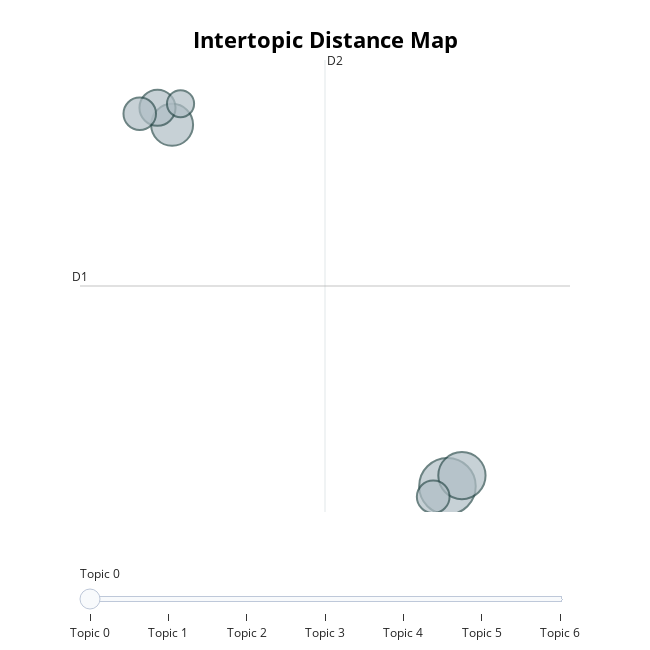
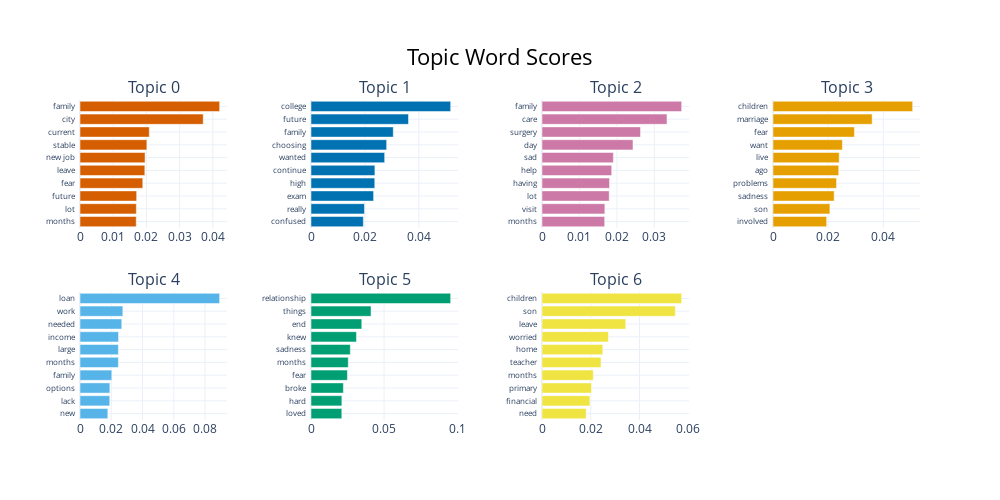
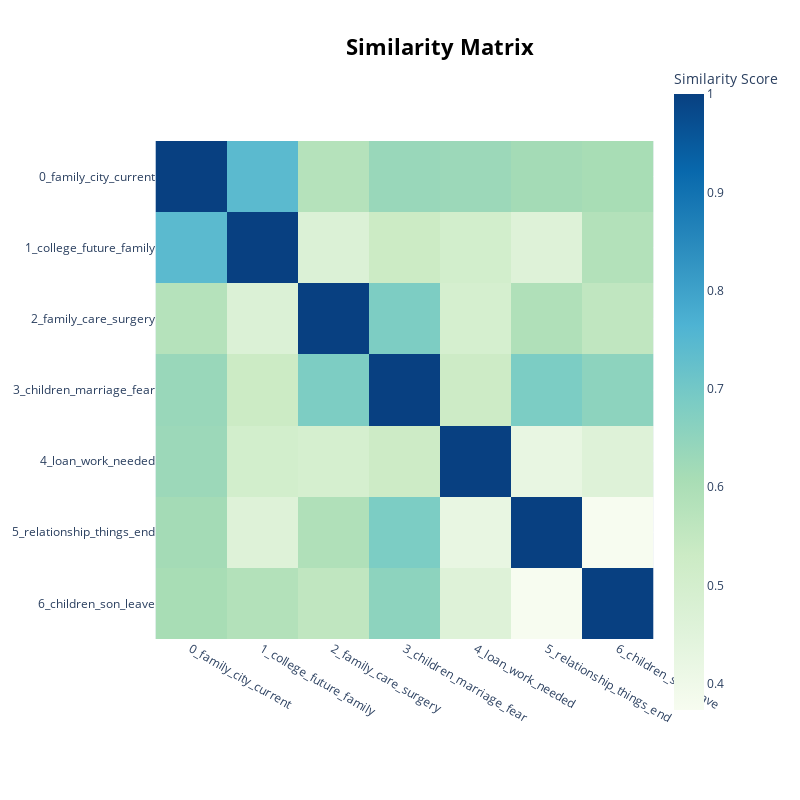
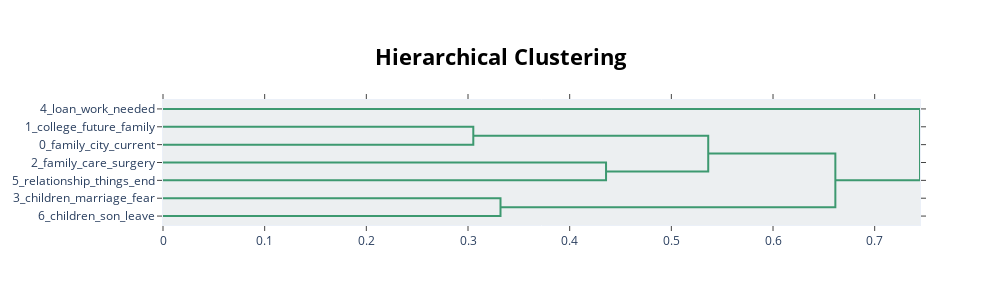

Notebook code cell kept with these figures, in order:
### Markdown cell above
## 3. Visualizations
built-in BERTopic plots for interpretation:

### Code cell
# Intertopic distance map (UMAP): Shows the relationship and distance between topics in 2D space.
fig1 = topic_model.visualize_topics()

# Top words per topic: Horizontal bar chart of the most important words for each topic.
fig2 = topic_model.visualize_barchart(n_words=10, top_n_topics = 12) # None means all topics will be shown.
# Ensure all y-axis labels (words) are displayed, even if in small font
fig2.update_yaxes(tickfont=dict(size=7.7))

# Topic similarity heatmap: Visualizes how similar topics are to each other.
fig3 = topic_model.visualize_heatmap()

# Hierarchical clustering of topics: Dendrogram showing topic groupings and hierarchy.
fig4 = topic_model.visualize_hierarchy()

# Documents in topic space: Projects your documents into topic space for exploration.
fig5 = topic_model.visualize_documents(docs)

# Display all plots
fig1.show()
fig2.show()
fig3.show()
fig4.show()
fig5.show()

### Figure 1 — Plotly figure (JSON) as saved in the notebook; plotly's stock layout.template omitted (floating-point values rounded to 4 significant figures)
{"data": [{"customdata": [[0, "family | city | current | stable | new job", 278], [1, "college | future | family | choosing | wanted", 194], [2, "family | care | surgery | day | sad", 153], [3, "children | marriage | fear | want | live", 113], [4, "loan | work | needed | income | large", 93], [5, "relationship | things | end | knew | sadness", 92], [6, "children | son | leave | worried | home", 64]], "hovertemplate": "<b>Topic %{customdata[0]}</b><br>%{customdata[1]}<br>Size: %{customdata[2]}", "legendgroup": "", "marker": {"color": "#B0BEC5", "line": {"color": "DarkSlateGrey", "width": 2}, "size": [278, 194, 153, 113, 93, 92, 64], "sizemode": "area", "sizeref": 0.1737, "symbol": "circle"}, "mode": "markers", "name": "", "orientation": "v", "showlegend": false, "type": "scatter", "x": [19.87, 20.28, 12.12, 11.71, 19.47, 11.21, 12.36], "xaxis": "x", "y": [-3.484, -3.074, 10.32, 10.97, -3.883, 10.74, 11.12], "yaxis": "y"}], "layout": {"annotations": [{"showarrow": false, "text": "D1", "x": 9.528, "y": 4.162, "yshift": 10}, {"showarrow": false, "text": "D2", "x": 16.42, "xshift": 10, "y": 12.79}], "height": 650, "hoverlabel": {"bgcolor": "white", "font": {"family": "Rockwell", "size": 16}}, "legend": {"itemsizing": "constant", "tracegroupgap": 0}, "margin": {"t": 60}, "shapes": [{"line": {"color": "#CFD8DC", "width": 2}, "type": "line", "x0": 16.42, "x1": 16.42, "y0": -4.466, "y1": 12.79}, {"line": {"color": "#9E9E9E", "width": 2}, "type": "line", "x0": 9.528, "x1": 23.32, "y0": 4.162, "y1": 4.162}], "sliders": [{"active": 0, "pad": {"t": 50}, "steps": [{"args": [{"marker.color": [["red", "#B0BEC5", "#B0BEC5", "#B0BEC5", "#B0BEC5", "#B0BEC5", "#B0BEC5"]]}], "label": "Topic 0", "method": "update"}, {"args": [{"marker.color": [["#B0BEC5", "red", "#B0BEC5", "#B0BEC5", "#B0BEC5", "#B0BEC5", "#B0BEC5"]]}], "label": "Topic 1", "method": "update"}, {"args": [{"marker.color": [["#B0BEC5", "#B0BEC5", "red", "#B0BEC5", "#B0BEC5", "#B0BEC5", "#B0BEC5"]]}], "label": "Topic 2", "method": "update"}, {"args": [{"marker.color": [["#B0BEC5", "#B0BEC5", "#B0BEC5", "red", "#B0BEC5", "#B0BEC5", "#B0BEC5"]]}], "label": "Topic 3", "method": "update"}, {"args": [{"marker.color": [["#B0BEC5", "#B0BEC5", "#B0BEC5", "#B0BEC5", "red", "#B0BEC5", "#B0BEC5"]]}], "label": "Topic 4", "method": "update"}, {"args": [{"marker.color": [["#B0BEC5", "#B0BEC5", "#B0BEC5", "#B0BEC5", "#B0BEC5", "red", "#B0BEC5"]]}], "label": "Topic 5", "method": "update"}, {"args": [{"marker.color": [["#B0BEC5", "#B0BEC5", "#B0BEC5", "#B0BEC5", "#B0BEC5", "#B0BEC5", "red"]]}], "label": "Topic 6", "method": "update"}]}], "title": {"font": {"color": "Black", "size": 22}, "text": "<b>Intertopic Distance Map</b>", "x": 0.5, "xanchor": "center", "y": 0.95, "yanchor": "top"}, "width": 650, "xaxis": {"anchor": "y", "domain": [0, 1], "range": [9.528, 23.32], "title": {"text": ""}, "visible": false}, "yaxis": {"anchor": "x", "domain": [0, 1], "range": [-4.466, 12.79], "title": {"text": ""}, "visible": false}}}

### Figure 2 — Plotly figure (JSON) as saved in the notebook; plotly's stock layout.template omitted (floating-point values rounded to 4 significant figures)
{"data": [{"marker": {"color": "#D55E00"}, "orientation": "h", "type": "bar", "x": [0.01694, 0.01697, 0.01706, 0.01891, 0.01952, 0.01959, 0.02014, 0.02087, 0.03711, 0.04206], "xaxis": "x", "y": ["months  ", "lot  ", "future  ", "fear  ", "leave  ", "new job  ", "stable  ", "current  ", "city  ", "family  "], "yaxis": "y"}, {"marker": {"color": "#0072B2"}, "orientation": "h", "type": "bar", "x": [0.01942, 0.01984, 0.02322, 0.02366, 0.02371, 0.02733, 0.02806, 0.03052, 0.03617, 0.05181], "xaxis": "x2", "y": ["confused  ", "really  ", "exam  ", "high  ", "continue  ", "wanted  ", "choosing  ", "family  ", "future  ", "college  "], "yaxis": "y2"}, {"marker": {"color": "#CC79A7"}, "orientation": "h", "type": "bar", "x": [0.01674, 0.01679, 0.01794, 0.01803, 0.01861, 0.01905, 0.02429, 0.02631, 0.03337, 0.03729], "xaxis": "x3", "y": ["months  ", "visit  ", "lot  ", "having  ", "help  ", "sad  ", "day  ", "surgery  ", "care  ", "family  "], "yaxis": "y3"}, {"marker": {"color": "#E69F00"}, "orientation": "h", "type": "bar", "x": [0.01948, 0.02064, 0.0222, 0.02305, 0.02385, 0.02402, 0.02518, 0.02956, 0.03597, 0.05067], "xaxis": "x4", "y": ["involved  ", "son  ", "sadness  ", "problems  ", "ago  ", "live  ", "want  ", "fear  ", "marriage  ", "children  "], "yaxis": "y4"}, {"marker": {"color": "#56B4E9"}, "orientation": "h", "type": "bar", "x": [0.0178, 0.01902, 0.01911, 0.02034, 0.02454, 0.02456, 0.02466, 0.02672, 0.0274, 0.08933], "xaxis": "x5", "y": ["new  ", "lack  ", "options  ", "family  ", "months  ", "large  ", "income  ", "needed  ", "work  ", "loan  "], "yaxis": "y5"}, {"marker": {"color": "#009E73"}, "orientation": "h", "type": "bar", "x": [0.02108, 0.02113, 0.02216, 0.02491, 0.0255, 0.0269, 0.03111, 0.03474, 0.04109, 0.09556], "xaxis": "x6", "y": ["loved  ", "hard  ", "broke  ", "fear  ", "months  ", "sadness  ", "knew  ", "end  ", "things  ", "relationship  "], "yaxis": "y6"}, {"marker": {"color": "#F0E442"}, "orientation": "h", "type": "bar", "x": [0.01812, 0.01965, 0.02031, 0.02105, 0.0242, 0.02494, 0.02722, 0.03435, 0.05468, 0.05729], "xaxis": "x7", "y": ["need  ", "financial  ", "primary  ", "months  ", "teacher  ", "home  ", "worried  ", "leave  ", "son  ", "children  "], "yaxis": "y7"}], "layout": {"annotations": [{"font": {"size": 16}, "showarrow": false, "text": "Topic 0", "x": 0.0875, "xanchor": "center", "xref": "paper", "y": 1, "yanchor": "bottom", "yref": "paper"}, {"font": {"size": 16}, "showarrow": false, "text": "Topic 1", "x": 0.3625, "xanchor": "center", "xref": "paper", "y": 1, "yanchor": "bottom", "yref": "paper"}, {"font": {"size": 16}, "showarrow": false, "text": "Topic 2", "x": 0.6375, "xanchor": "center", "xref": "paper", "y": 1, "yanchor": "bottom", "yref": "paper"}, {"font": {"size": 16}, "showarrow": false, "text": "Topic 3", "x": 0.9125, "xanchor": "center", "xref": "paper", "y": 1, "yanchor": "bottom", "yref": "paper"}, {"font": {"size": 16}, "showarrow": false, "text": "Topic 4", "x": 0.0875, "xanchor": "center", "xref": "paper", "y": 0.4, "yanchor": "bottom", "yref": "paper"}, {"font": {"size": 16}, "showarrow": false, "text": "Topic 5", "x": 0.3625, "xanchor": "center", "xref": "paper", "y": 0.4, "yanchor": "bottom", "yref": "paper"}, {"font": {"size": 16}, "showarrow": false, "text": "Topic 6", "x": 0.6375, "xanchor": "center", "xref": "paper", "y": 0.4, "yanchor": "bottom", "yref": "paper"}], "height": 500, "hoverlabel": {"bgcolor": "white", "font": {"family": "Rockwell", "size": 16}}, "showlegend": false, "title": {"font": {"color": "Black", "size": 22}, "text": "Topic Word Scores", "x": 0.5, "xanchor": "center", "yanchor": "top"}, "width": 1000, "xaxis": {"anchor": "y", "domain": [0, 0.175], "showgrid": true}, "xaxis2": {"anchor": "y2", "domain": [0.275, 0.45], "showgrid": true}, "xaxis3": {"anchor": "y3", "domain": [0.55, 0.725], "showgrid": true}, "xaxis4": {"anchor": "y4", "domain": [0.825, 1], "showgrid": true}, "xaxis5": {"anchor": "y5", "domain": [0, 0.175], "showgrid": true}, "xaxis6": {"anchor": "y6", "domain": [0.275, 0.45], "showgrid": true}, "xaxis7": {"anchor": "y7", "domain": [0.55, 0.725], "showgrid": true}, "xaxis8": {"anchor": "y8", "domain": [0.825, 1], "showgrid": true}, "yaxis": {"anchor": "x", "domain": [0.6, 1], "showgrid": true, "tickfont": {"size": 7.7}}, "yaxis2": {"anchor": "x2", "domain": [0.6, 1], "showgrid": true, "tickfont": {"size": 7.7}}, "yaxis3": {"anchor": "x3", "domain": [0.6, 1], "showgrid": true, "tickfont": {"size": 7.7}}, "yaxis4": {"anchor": "x4", "domain": [0.6, 1], "showgrid": true, "tickfont": {"size": 7.7}}, "yaxis5": {"anchor": "x5", "domain": [0, 0.4], "showgrid": true, "tickfont": {"size": 7.7}}, "yaxis6": {"anchor": "x6", "domain": [0, 0.4], "showgrid": true, "tickfont": {"size": 7.7}}, "yaxis7": {"anchor": "x7", "domain": [0, 0.4], "showgrid": true, "tickfont": {"size": 7.7}}, "yaxis8": {"anchor": "x8", "domain": [0, 0.4], "showgrid": true, "tickfont": {"size": 7.7}}}}

### Figure 3 — Plotly figure (JSON) as saved in the notebook; plotly's stock layout.template omitted (floating-point values rounded to 4 significant figures)
{"data": [{"coloraxis": "coloraxis", "hovertemplate": "x: %{x}<br>y: %{y}<br>Similarity Score: %{z}<extra></extra>", "name": "0", "type": "heatmap", "x": ["0_family_city_current", "1_college_future_family", "2_family_care_surgery", "3_children_marriage_fear", "4_loan_work_needed", "5_relationship_things_end", "6_children_son_leave"], "xaxis": "x", "y": ["0_family_city_current", "1_college_future_family", "2_family_care_surgery", "3_children_marriage_fear", "4_loan_work_needed", "5_relationship_things_end", "6_children_son_leave"], "yaxis": "y", "z": [[1.0, 0.7432, 0.5807, 0.635, 0.6292, 0.6159, 0.6079], [0.7432, 1.0, 0.4712, 0.5312, 0.5055, 0.4611, 0.5835], [0.5807, 0.4712, 1.0, 0.6829, 0.4936, 0.5909, 0.5564], [0.635, 0.5312, 0.6829, 1.0, 0.5269, 0.6844, 0.6552], [0.6292, 0.5055, 0.4936, 0.5269, 1.0, 0.4252, 0.4616], [0.6159, 0.4611, 0.5909, 0.6844, 0.4252, 1.0, 0.3735], [0.6079, 0.5835, 0.5564, 0.6552, 0.4616, 0.3735, 1.0]]}], "layout": {"coloraxis": {"colorbar": {"title": {"text": "Similarity Score"}}, "colorscale": [[0, "rgb(247,252,240)"], [0.125, "rgb(224,243,219)"], [0.25, "rgb(204,235,197)"], [0.375, "rgb(168,221,181)"], [0.5, "rgb(123,204,196)"], [0.625, "rgb(78,179,211)"], [0.75, "rgb(43,140,190)"], [0.875, "rgb(8,104,172)"], [1, "rgb(8,64,129)"]]}, "height": 800, "hoverlabel": {"bgcolor": "white", "font": {"family": "Rockwell", "size": 16}}, "legend": {"title": {"text": "Trend"}}, "margin": {"t": 60}, "showlegend": true, "title": {"font": {"color": "Black", "size": 22}, "text": "<b>Similarity Matrix</b>", "x": 0.55, "xanchor": "center", "y": 0.95, "yanchor": "top"}, "width": 800, "xaxis": {"anchor": "y", "constrain": "domain", "domain": [0, 1], "scaleanchor": "y"}, "yaxis": {"anchor": "x", "autorange": "reversed", "constrain": "domain", "domain": [0, 1]}}}

### Figure 4 — Plotly figure (JSON) as saved in the notebook; plotly's stock layout.template omitted (floating-point values rounded to 4 significant figures)
{"data": [{"hoverinfo": "text", "marker": {"color": "rgb(61,153,112)"}, "mode": "lines", "type": "scatter", "x": [0.0, 0.3052, 0.3052, 0.0], "xaxis": "x", "y": [-15.0, -15.0, -25.0, -25.0], "yaxis": "y"}, {"hoverinfo": "text", "marker": {"color": "rgb(61,153,112)"}, "mode": "lines", "type": "scatter", "x": [0.0, 0.4358, 0.4358, 0.0], "xaxis": "x", "y": [-35.0, -35.0, -45.0, -45.0], "yaxis": "y"}, {"hoverinfo": "text", "marker": {"color": "rgb(61,153,112)"}, "mode": "lines", "type": "scatter", "x": [0.3052, 0.5363, 0.5363, 0.4358], "xaxis": "x", "y": [-20.0, -20.0, -40.0, -40.0], "yaxis": "y"}, {"hoverinfo": "text", "marker": {"color": "rgb(61,153,112)"}, "mode": "lines", "type": "scatter", "x": [0.0, 0.332, 0.332, 0.0], "xaxis": "x", "y": [-55.0, -55.0, -65.0, -65.0], "yaxis": "y"}, {"hoverinfo": "text", "marker": {"color": "rgb(61,153,112)"}, "mode": "lines", "type": "scatter", "x": [0.5363, 0.6613, 0.6613, 0.332], "xaxis": "x", "y": [-30.0, -30.0, -60.0, -60.0], "yaxis": "y"}, {"hoverinfo": "text", "marker": {"color": "rgb(61,153,112)"}, "mode": "lines", "type": "scatter", "x": [0.0, 0.7446, 0.7446, 0.6613], "xaxis": "x", "y": [-5.0, -5.0, -45.0, -45.0], "yaxis": "y"}], "layout": {"autosize": false, "height": 305, "hoverlabel": {"bgcolor": "white", "font": {"family": "Rockwell", "size": 16}}, "hovermode": "closest", "plot_bgcolor": "#ECEFF1", "showlegend": false, "title": {"font": {"color": "Black", "size": 22}, "text": "<b>Hierarchical Clustering</b>", "x": 0.5, "xanchor": "center", "yanchor": "top"}, "width": 1000, "xaxis": {"mirror": "allticks", "rangemode": "tozero", "showgrid": false, "showline": true, "showticklabels": true, "ticks": "outside", "type": "linear", "zeroline": false}, "yaxis": {"mirror": "allticks", "range": [-70, 0], "rangemode": "tozero", "showgrid": false, "showline": true, "showticklabels": true, "tickmode": "array", "ticks": "outside", "ticktext": ["4_loan_work_needed", "1_college_future_family", "0_family_city_current", "2_family_care_surgery", "5_relationship_things_end", "3_children_marriage_fear", "6_children_son_leave"], "tickvals": [-5, -15, -25, -35, -45, -55, -65], "type": "linear", "zeroline": false}}}
